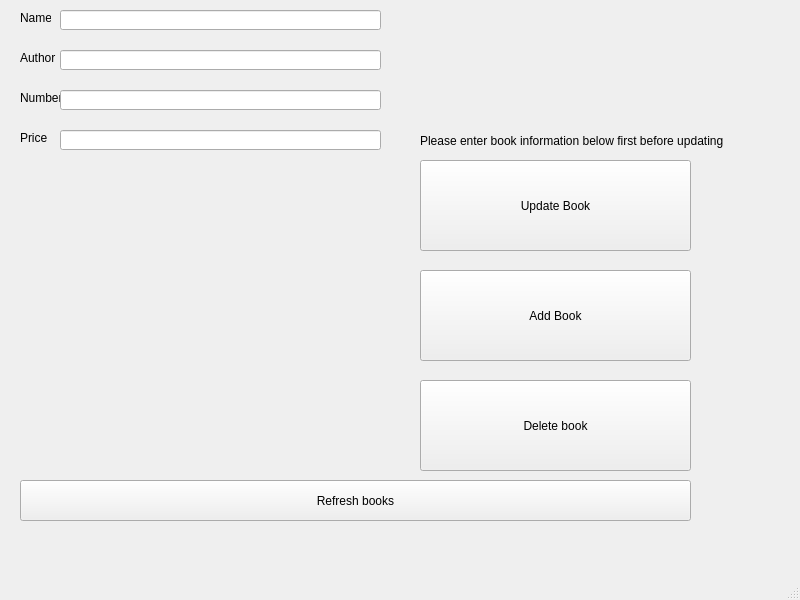
<?xml version="1.0" encoding="UTF-8"?>
<ui version="4.0">
 <class>MainWindow</class>
 <widget class="QMainWindow" name="MainWindow">
  <property name="geometry">
   <rect>
    <x>0</x>
    <y>0</y>
    <width>800</width>
    <height>600</height>
   </rect>
  </property>
  <property name="windowTitle">
   <string>MainWindow</string>
  </property>
  <widget class="QWidget" name="centralwidget">
   <widget class="QPushButton" name="btn_add_book">
    <property name="geometry">
     <rect>
      <x>420</x>
      <y>270</y>
      <width>271</width>
      <height>91</height>
     </rect>
    </property>
    <property name="text">
     <string>Add Book</string>
    </property>
   </widget>
   <widget class="QPushButton" name="btn_delete_book">
    <property name="geometry">
     <rect>
      <x>420</x>
      <y>380</y>
      <width>271</width>
      <height>91</height>
     </rect>
    </property>
    <property name="text">
     <string>Delete book</string>
    </property>
   </widget>
   <widget class="QPushButton" name="btn_update_book">
    <property name="geometry">
     <rect>
      <x>420</x>
      <y>160</y>
      <width>271</width>
      <height>91</height>
     </rect>
    </property>
    <property name="text">
     <string>Update Book</string>
    </property>
   </widget>
   <widget class="QLabel" name="label">
    <property name="geometry">
     <rect>
      <x>20</x>
      <y>10</y>
      <width>31</width>
      <height>16</height>
     </rect>
    </property>
    <property name="text">
     <string>Name</string>
    </property>
   </widget>
   <widget class="QLineEdit" name="le_name">
    <property name="geometry">
     <rect>
      <x>60</x>
      <y>10</y>
      <width>321</width>
      <height>20</height>
     </rect>
    </property>
   </widget>
   <widget class="QLineEdit" name="le_author">
    <property name="geometry">
     <rect>
      <x>60</x>
      <y>50</y>
      <width>321</width>
      <height>20</height>
     </rect>
    </property>
   </widget>
   <widget class="QLabel" name="label_2">
    <property name="geometry">
     <rect>
      <x>20</x>
      <y>50</y>
      <width>41</width>
      <height>16</height>
     </rect>
    </property>
    <property name="text">
     <string>Author</string>
    </property>
   </widget>
   <widget class="QLabel" name="label_3">
    <property name="geometry">
     <rect>
      <x>20</x>
      <y>130</y>
      <width>41</width>
      <height>16</height>
     </rect>
    </property>
    <property name="text">
     <string>Price</string>
    </property>
   </widget>
   <widget class="QLineEdit" name="le_price">
    <property name="geometry">
     <rect>
      <x>60</x>
      <y>130</y>
      <width>321</width>
      <height>20</height>
     </rect>
    </property>
   </widget>
   <widget class="QLabel" name="label_4">
    <property name="geometry">
     <rect>
      <x>20</x>
      <y>90</y>
      <width>41</width>
      <height>16</height>
     </rect>
    </property>
    <property name="text">
     <string>Number</string>
    </property>
   </widget>
   <widget class="QLineEdit" name="le_number">
    <property name="geometry">
     <rect>
      <x>60</x>
      <y>90</y>
      <width>321</width>
      <height>20</height>
     </rect>
    </property>
   </widget>
   <widget class="QLabel" name="label_5">
    <property name="geometry">
     <rect>
      <x>420</x>
      <y>110</y>
      <width>331</width>
      <height>61</height>
     </rect>
    </property>
    <property name="text">
     <string>Please enter book information below first before updating</string>
    </property>
   </widget>
   <widget class="QLabel" name="lbl_photo">
    <property name="geometry">
     <rect>
      <x>20</x>
      <y>160</y>
      <width>361</width>
      <height>311</height>
     </rect>
    </property>
    <property name="sizePolicy">
     <sizepolicy hsizetype="Fixed" vsizetype="Fixed">
      <horstretch>0</horstretch>
      <verstretch>0</verstretch>
     </sizepolicy>
    </property>
    <property name="text">
     <string/>
    </property>
    <property name="pixmap">
     <pixmap>../Assignment 4/images/default.png</pixmap>
    </property>
    <property name="scaledContents">
     <bool>true</bool>
    </property>
   </widget>
   <widget class="QPushButton" name="btn_refresh">
    <property name="geometry">
     <rect>
      <x>20</x>
      <y>480</y>
      <width>671</width>
      <height>41</height>
     </rect>
    </property>
    <property name="text">
     <string>Refresh books</string>
    </property>
   </widget>
  </widget>
  <widget class="QMenuBar" name="menubar">
   <property name="geometry">
    <rect>
     <x>0</x>
     <y>0</y>
     <width>800</width>
     <height>21</height>
    </rect>
   </property>
  </widget>
  <widget class="QStatusBar" name="statusbar"/>
 </widget>
 <resources/>
 <connections/>
</ui>
